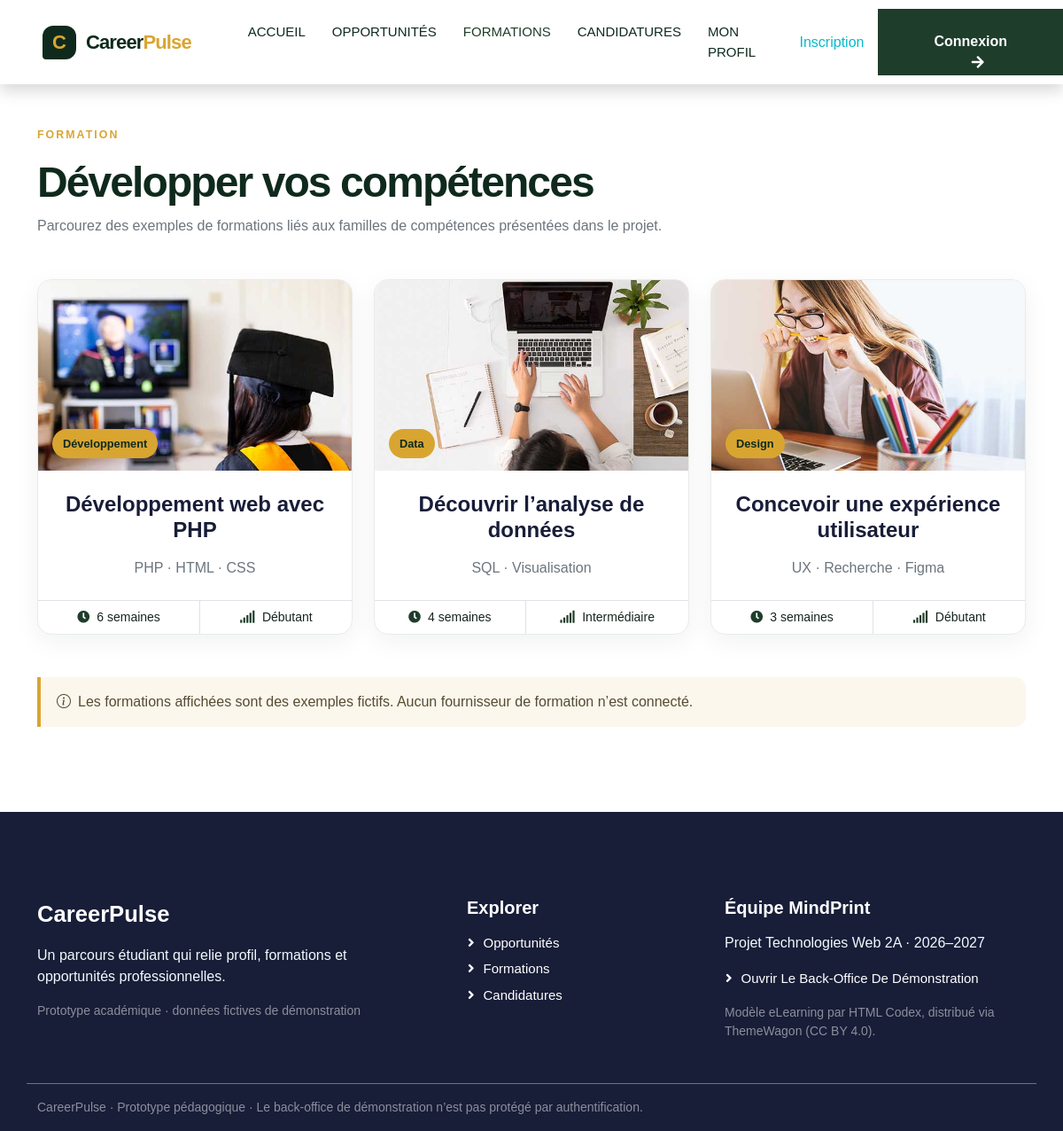
/index.php?page=courses, run on the app's committed database.
### tables this page shows
CREATE TABLE IF NOT EXISTS courses (
    id       INT UNSIGNED NOT NULL AUTO_INCREMENT PRIMARY KEY,
    title    VARCHAR(200) NOT NULL,
    category VARCHAR(100) NOT NULL,
    duration VARCHAR(60)  NOT NULL,
    level    VARCHAR(60)  NOT NULL,
    image    VARCHAR(120) NOT NULL DEFAULT 'course-1.jpg',
    skills   VARCHAR(255) NOT NULL DEFAULT ''
);

### app/Controllers/Controller.php (called while the page is built, shortened)
<?php
abstract class Controller
{
    protected function render(string $area, string $view, string $title, string $currentPage, array $data = [], ?string $scriptsView = null): void
    {
        extract($data, EXTR_SKIP);
        require __DIR__ . '/../Views/' . $area . '/pages/' . $view . '.php';
        require __DIR__ . '/../Views/' . $area . '/layout.php';
    }
}

### app/Controllers/CourseController.php (called while the page is built, shortened)
<?php
final class CourseController extends Controller
{
    public function index(): void
    {
        $this->render('front', 'courses', 'Formations', 'courses', ['courses' => Course::all()]);
    }
}

### index.php (called while the page is built, shortened)
<?php
$routes = require __DIR__ . '/app/routes.php';
$page = (string) ($_GET['page'] ?? 'home');
[$controllerClass, $action] = $routes[$page];
try {
    $controller = new $controllerClass();
    $controller->{$action}();
} catch (PDOException $e) {
    http_response_code(500);
    echo '<h1>Base de données indisponible</h1><p>Vérifiez que MySQL est démarré, que la base « careerpulse » est importée (database/careerpulse.sql) et que config/database.php est correct.</p><pre>' . htmlspecialchars($e->getMessage(), ENT_QUOTES, 'UTF-8') . '</pre>';
}

### app/Models/Course.php (called while the page is built, shortened)
<?php
final class Course extends Model
{
    public static function all(): array
    {
        return self::db()->query('SELECT title, category, duration, level, image, skills FROM courses ORDER BY id')->fetchAll();
    }
}

### app/helpers.php (called while the page is built, shortened)
<?php
function e(mixed $value): string
{
    return htmlspecialchars((string) $value, ENT_QUOTES | ENT_SUBSTITUTE, 'UTF-8');
}

### app/Views/front/pages/courses.php (the view)
<main class="container py-5">
    <div class="cp-page-heading mb-5"><p class="cp-eyebrow">FORMATION</p><h1>Développer vos compétences</h1><p class="text-muted">Parcourez des exemples de formations liés aux familles de compétences présentées dans le projet.</p></div>
    <div class="row g-4">
        <?php foreach ($courses as $index => $course): ?>
            <div class="col-md-6 col-xl-4">
                <article class="course-item bg-white h-100 cp-course-card">
                    <div class="position-relative overflow-hidden"><img class="img-fluid" src="app/Views/assets/front/img/<?= e($course['image']) ?>" alt="Illustration de la formation <?= e($course['title']) ?>"><span class="cp-course-label"><?= e($course['category']) ?></span></div>
                    <div class="text-center p-4 pb-0"><h2 class="mb-3 h4"><?= e($course['title']) ?></h2><p class="text-muted"><?= e($course['skills']) ?></p></div>
                    <div class="d-flex border-top mt-4"><small class="flex-fill text-center border-end py-2"><i class="fa fa-clock text-primary me-2" aria-hidden="true"></i><?= e($course['duration']) ?></small><small class="flex-fill text-center py-2"><i class="fa fa-signal text-primary me-2" aria-hidden="true"></i><?= e($course['level']) ?></small></div>
                </article>
            </div>
        <?php endforeach; ?>
    </div>
    <div class="cp-note mt-5"><i class="bi bi-info-circle me-2" aria-hidden="true"></i>Les formations affichées sont des exemples fictifs. Aucun fournisseur de formation n’est connecté.</div>
</main>

### app/Views/assets/front/css/style.css (style rules this page uses)
:root { --primary: #06BBCC; --light: #F0FBFC; --dark: #181d38; }
.category img, .course-item img { transition: .5s; }

### app/Views/assets/front/css/careerpulse.css (style rules this page uses)
:root { --primary: #1f3d2b; --light: #fafaf9; --dark: #0f2a1d; --cp-sage: #e7eee8; --cp-gold: #d9a531; --cp-ink: #17251d; --cp-muted: #68756d; }
html { scroll-behavior: smooth; }
body { color: var(--cp-ink); font-family: Arial, Helvetica, sans-serif; }
.text-primary { color: var(--primary) !important; }
.cp-eyebrow { color: var(--cp-gold); font-size: .77rem; font-weight: 800; letter-spacing: .17em; text-transform: uppercase; }
.cp-page-heading h1 { color: var(--dark); font-size: clamp(2rem, 4vw, 3rem); font-weight: 800; letter-spacing: -.04em; }
.cp-course-card { overflow: hidden; border: 1px solid #e8ece8; border-radius: 16px; box-shadow: 0 8px 28px rgba(15,42,29,.06); }
.cp-course-card img { width: 100%; height: 215px; object-fit: cover; }
.cp-course-label { position: absolute; left: 16px; bottom: 14px; padding: 7px 12px; border-radius: 999px; background: var(--cp-gold); color: var(--dark); font-size: .8rem; font-weight: 800; }
.cp-note { padding: 16px 18px; border-left: 4px solid var(--cp-gold); border-radius: 0 12px 12px 0; background: #fbf7ed; color: #574b32; }

### data on the page
courses: image (picture), category "Développement", title "Développement web avec PHP", skills "PHP · HTML · CSS", duration "6 semaines", level "Débutant"
courses: image (picture), category "Data", title "Découvrir l’analyse de données", skills "SQL · Visualisation", duration "4 semaines", level "Intermédiaire"
courses: image (picture), category "Design", title "Concevoir une expérience utilisateur", skills "UX · Recherche · Figma", duration "3 semaines", level "Débutant"
